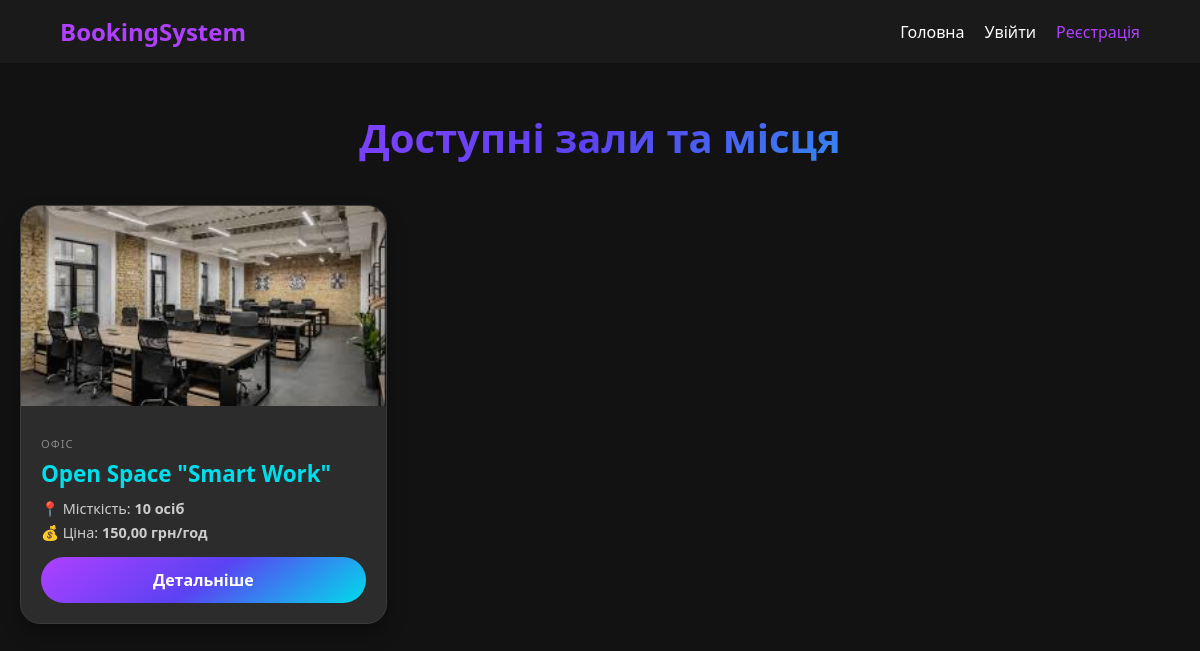
The page / on the database its author committed.
### core/models.py (models this page shows, shortened)
class Room(models.Model):
    category = models.ForeignKey(Category, on_delete=models.CASCADE, related_name='rooms', verbose_name="Категорія")
    name = models.CharField(max_length=100, verbose_name="Назва кімнати/місця")
    description = models.TextField(verbose_name="Опис")
    capacity = models.PositiveIntegerField(verbose_name="Місткість (осіб)")
    price_per_hour = models.DecimalField(max_digits=10, decimal_places=2, verbose_name="Ціна за годину")
    image = models.ImageField(upload_to='rooms/', blank=True, null=True, verbose_name="Фото")
    class Meta:
        verbose_name = "Кімната"
        verbose_name_plural = "Кімнати"

class Category(models.Model):
    name = models.CharField(max_length=100, verbose_name="Назва категорії")
    def __str__(self):
        return self.name
    class Meta:
        verbose_name = "Категорія"
        verbose_name_plural = "Категорії"

### core/views.py (the view)
# urls.py: path('', views.room_list, name='room_list'),
def room_list(request):
    rooms = Room.objects.all()
    return render(request, 'core/room_list.html', {'rooms': rooms})

### core/templates/core/room_list.html
{% extends 'core/base.html' %}
{% load static %}
{% block content %}
<div style="padding: 20px; max-width: 1200px; margin: 0 auto;">
    <h1 style="text-align: center; margin-bottom: 40px; background: linear-gradient(144deg, #af40ff, #5b42f3 50%, #00ddeb); -webkit-background-clip: text; -webkit-text-fill-color: transparent; font-size: 2.5em; font-weight: bold;">
        Доступні зали та місця
    </h1>
    <div style="display: grid; grid-template-columns: repeat(auto-fill, minmax(300px, 1fr)); gap: 30px;">
        {% for room in rooms %}
        <div style="background: #2c2c2c; border-radius: 20px; overflow: hidden; border: 1px solid #3c3c3c; transition: 0.3s; box-shadow: 0 10px 20px rgba(0,0,0,0.3);">
            {% if room.image %}
                <img src="{{ room.image.url }}" style="width: 100%; height: 200px; object-fit: cover; opacity: 0.9;">
            {% else %}
                <div style="width: 100%; height: 200px; background: #3d3d3d; display: flex; align-items: center; justify-content: center; color: #777;">
                    Немає фото
                </div>
            {% endif %}
            <div style="padding: 20px;">
                <span style="font-size: 0.7em; color: #888; text-transform: uppercase; letter-spacing: 1px;">{{ room.category }}</span>
                <h3 style="color: #00ddeb; margin: 5px 0 10px 0; font-size: 1.4em;">{{ room.name }}</h3>
                <div style="color: #ccc; font-size: 0.9em; margin-bottom: 15px;">
                    <p style="margin: 5px 0;">📍 Місткість: <strong>{{ room.capacity }} осіб</strong></p>
                    <p style="margin: 5px 0;">💰 Ціна: <strong>{{ room.price_per_hour }} грн/год</strong></p>
                </div>
                <a href="{% url 'room_detail' room.pk %}" class="btn-submit" style="display: block; text-align: center; text-decoration: none; color: white; padding: 12px; background: linear-gradient(144deg, #af40ff, #5b42f3 50%, #00ddeb); border-radius: 100px; font-weight: 600;">
                    Детальніше
                </a>
            </div>
        </div>
        {% empty %}
            <p style="text-align: center; color: #888; grid-column: 1 / -1;">Наразі немає доступних залів.</p>
        {% endfor %}
    </div>
</div>
{% endblock %}

### core/static/css/style.css (style rules this page uses)
body { background-color: #1a1a1a; color: #ffffff; font-family: -apple-system, BlinkMacSystemFont, 'Segoe UI', Roboto, sans-serif; margin: 0; }

### rows shown on the page
Room: image (picture), category "ОФІС", name "Open Space \"Smart Work\"", capacity "10", price_per_hour "150,00"
